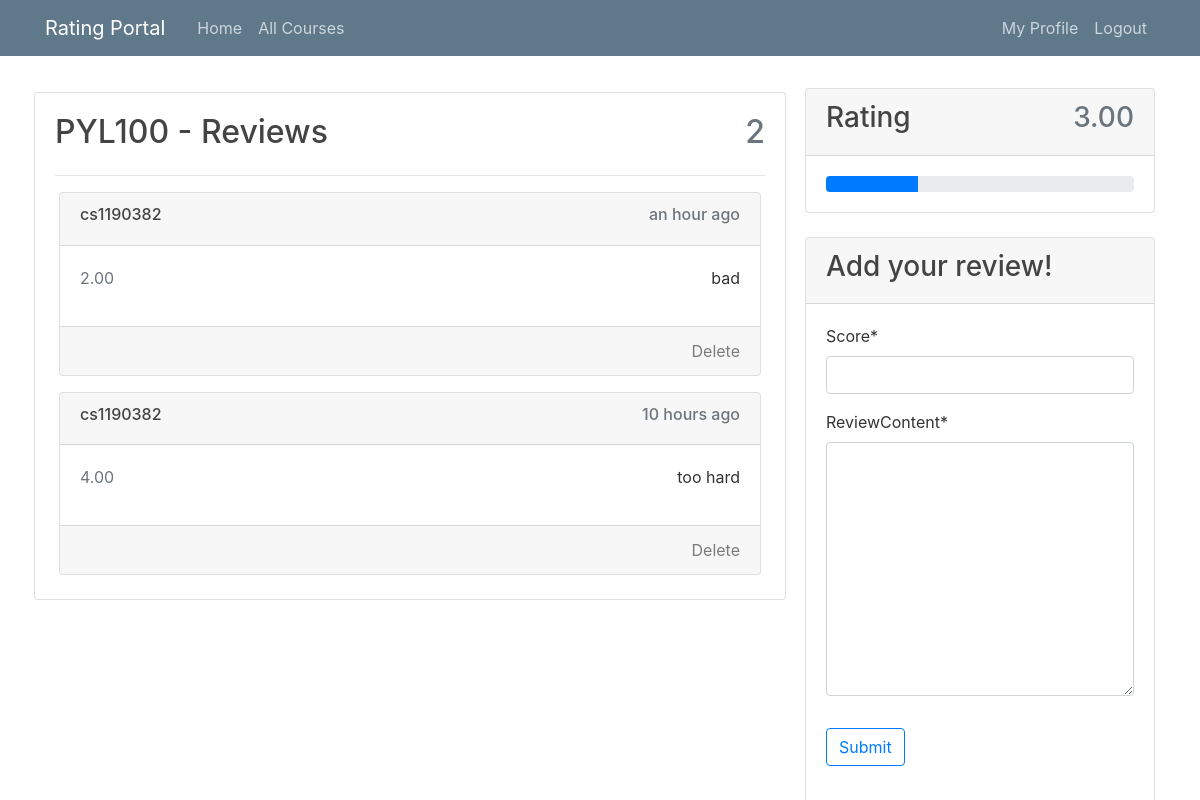
/course/PYL100/ (signed in), run on the app's committed database.
### review/models.py (models this page shows)
class Review(models.Model):
    score = models.DecimalField(decimal_places=2,max_digits=4)
    reviewContent = models.TextField()
    courseName = models.CharField(max_length=120)
    dateAdded = models.DateTimeField(auto_now=False, auto_now_add=True)
    author = models.ForeignKey(User, on_delete= models.CASCADE,related_name='reviews_written')
    class Meta:
        ordering =['-dateAdded']

### courses/views.py (the view)
# urls.py: path("course/<str:courseName>/", courseViews.courseView, name="course"),
def courseView(request, courseName):
    reviews, rating = recheckRatingsFor(courseName)
    courseList = getAllOf("courses")
    if courseName not in [c.courseName for c in courseList]:
        raise Http404("No such Course")
    new_comment = None
    if request.method == "POST":
        comment_form = CommentForm(data=request.POST, initial={"author": request.user})
        if comment_form.is_valid():
            new_comment = comment_form.save(commit=False)
            new_comment.author = request.user
            new_comment.courseName = courseName
            new_comment.save()
            messages.success(request, "Review submitted")
            return redirect("course", courseName=courseName)
    else:
        comment_form = CommentForm(initial={"author": request.user})
    return render(
        request,
        "courses/coursePage.html",
        {
            "reviews": reviews,
            "courseName": courseName,
            "rating": rating,
            "commentForm": comment_form,
        },
    )

### review/forms.py (shortened to what this page needs)
class CommentForm(forms.ModelForm):
    class Meta:
        model = Review
        fields = ("score", "reviewContent")

### courses/views.py (called while the page is built)
def recheckRatingsFor(courseName):
    reviews = getAllOf("review")
    reviews = list(filter(lambda x: x.courseName == courseName, reviews))
    if len(reviews) == 0:
        return [], "Unrated"
    rating = round(sum(x.score for x in reviews) / len(reviews), 2)
    return reviews, rating

def getAllOf(name):
    if name == "review":
        return Review.objects.all()
    elif name == "courses":
        return Course.objects.all()

### courses/templates/courses/coursePage.html (shortened to what this page needs)
{% extends "users/base.html" %}
{% load crispy_forms_tags %}
{% load humanize %}
{% block content %}
<div class="card-body ">
    <div class="d-flex justify-content-between">
        <h2>{{courseName}} - Reviews</h2>
        <h2 class="text-muted">{{reviews|length}}</h2>
    </div>
    <hr class="hr-primary">
    {% for review in reviews %}
    <div class="card m-1 mt-3">
        <div class="card-header">
            <div class="d-flex justify-content-between">
                <a class="card-link text-dark" href="{%url 'profile' profileOwner=review.author.username%}">
                    <h6>{{review.author.username}}</h6>
                </a>
                <h6 class="text-muted">{{review.dateAdded|naturaltime}}</h6>
            </div>
        </div>
        <div class="card-body">
            <div class="d-flex justify-content-between">
                <span class="text-secondary">
                    {{review.score}}
                </span>
                <p class="ml-5">
                    {{review.reviewContent}}
                </p>
            </div>
        </div>
        <div class="card-footer text-right">
            {% if user.is_superuser %}
            <a class="card-link text-black-50"
                href="{% url 'delete' reviewID=review.id %}?next={{request.path}}">Delete</a>
            {% else %}
            {% if user.get_username == review.author.username%}
            <a class="card-link text-black-50"
                href="{% url 'delete' reviewID=review.id %}?next={{request.path}}">Delete</a>
            {% else %}
            <a class="card-link text-black-50"
                href="{% url 'report' reviewID=review.id%}?next={{request.path}}">Report</a>
            {% endif %}
            {% endif %}
        </div>
    </div>
    {%empty%}
    <h5>No reviews yet.</h5>
    {% endfor %}
</div>
{% endblock content %}
{% block sidebar %}
<div class="col-md-4 mt-2">
    <div class="card mb-2">
        <div class="card-header">
            <div class="d-flex justify-content-between">
                <h3>Rating</h3>
                <h3 class="text-muted">{{rating}}</h3>
            </div>
        </div>
        <div class="card-body">
            <div class="progress">
                <div class="progress-bar" role="progressbar" style="width: {% widthratio rating 1 10 %}%"
                    aria-valuenow="{% widthratio rating 1 10 %}" aria-valuemin="0" aria-valuemax="100"></div>
            </div>
        </div>
    </div>
    <div class="card mt-4">
        <div class="card-header">
            <h3>Add your review!</h3>
        </div>
        <div class="card-body">
            <form method="POST">
                <fieldset class='form-group'>
                    {{ commentForm|crispy }}
                </fieldset>
                <div class="form-group">
                    {% if user.is_authenticated %}
                    <button class="btn btn-outline-primary" type="submit">Submit</button>
                    {%else%}
                    <div class="d-flex justify-content-between form-inline">
                        <button type="button" class="btn btn-secondary btn-lg" disabled>Submit</button>
                        <h6 class="text-muted">Not logged in.</h6>
                    </div>
                    {% endif %}
                </div>
            </form>
        </div>
    </div>
</div>
{% endblock sidebar %}

### users/static/main.css (style rules this page uses)
body { background: white; color: #333333; margin-top: 5rem; }
h1, h2, h3, h4, h5, h6 { color: #444444; }

### data on the page
Review: author.username "cs1190382", dateAdded "an hour ago", score "2.00", reviewContent "bad"
Review: author.username "cs1190382", dateAdded "10 hours ago", score "4.00", reviewContent "too hard"

### other printed values
{{ courseName }} "PYL100"
{{ reviews|length }} "2"
{{ rating }} "3.00"
